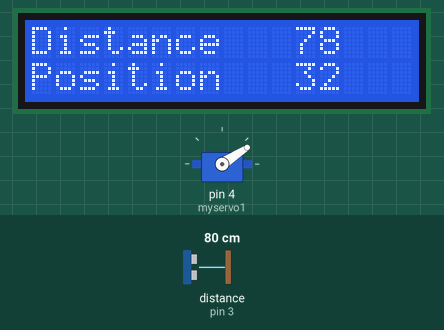
This sketch was run on a simulated Arduino Uno, built with avr-gcc and run on an emulated ATmega328P. Shown: servo, 16×2 character LCD. Wiring (inferred from the names in the program): ultrasonic range finder: trigger pin 2; echo pin 3. The test bench sets the inputs (shaded band); at power-on: distance to the obstacle (sensor on pin 3) 80 cm. The echo pulse lasts 58.3 µs per cm; what the sketch prints to the serial monitor is not drawn.

Above: at 1.29 s.
1.3 s: distance to the obstacle (sensor on pin 3) set to 2 cm
At 1.6 s:
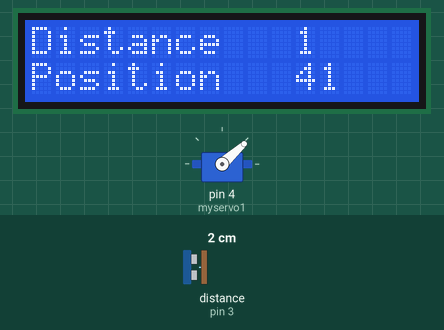
2.9 s: distance to the obstacle (sensor on pin 3) set to 250 cm
At 3.06 s:
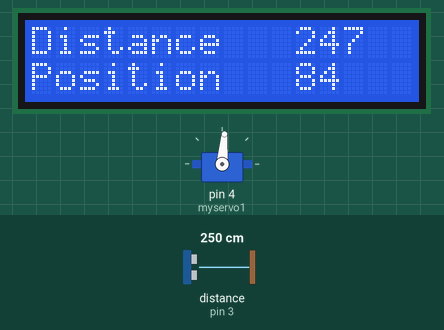
5.4 s: distance to the obstacle (sensor on pin 3) set to 35 cm
At 5.56 s:
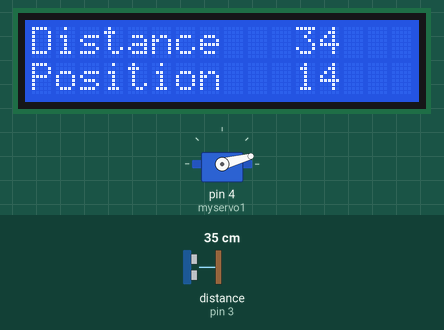
6.9 s: distance to the obstacle (sensor on pin 3) set to 18 cm
At 7.17 s:
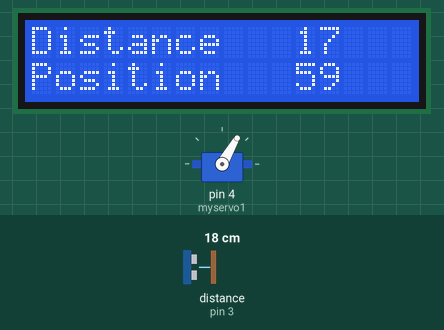
Timing chart, 0 to 9.4 s (numbered marks = the images above; inputs shaded):
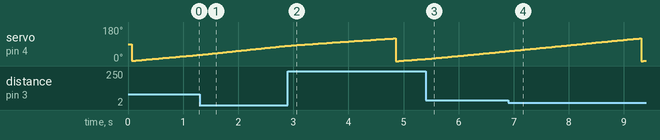

The sketch:

main.ino
```cpp
#include <LiquidCrystal_I2C.h>
#include <Servo.h>

const int trigPin = 2;
const int echoPin = 3;
LiquidCrystal_I2C lcd(0x27,16,2);
long duration;
int distance;
Servo myservo1;
int position;
void setup() {
  pinMode(trigPin, OUTPUT);
  pinMode(echoPin, INPUT);
  myservo1.attach(4);
  Serial.begin(9600);
  lcd.init();
  lcd.backlight();
  }
void loop() {
  position++;
  if (position > 120) position = 0;
   myservo1.write(position);
   digitalWrite(trigPin, LOW);
  delayMicroseconds(2);
  digitalWrite(trigPin, HIGH);
  delayMicroseconds(10);
  digitalWrite(trigPin, LOW);
  duration = pulseIn(echoPin, HIGH);
  distance = duration * 0.034 / 2;
  lcd.setCursor(0,0);
  lcd.print("Distance");
  lcd.setCursor(11,0);
  lcd.print("     ");
  lcd.setCursor(11,0);
  lcd.print(distance);
  lcd.setCursor(0,1);
  lcd.print("Position");
  lcd.setCursor(11,1);
  lcd.print("     ");
  lcd.setCursor(11,1);
  lcd.print(position);
  Serial.print("DIS=");
  Serial.println(distance);
  Serial.print("POS=");
  Serial.println(position);
}
```
